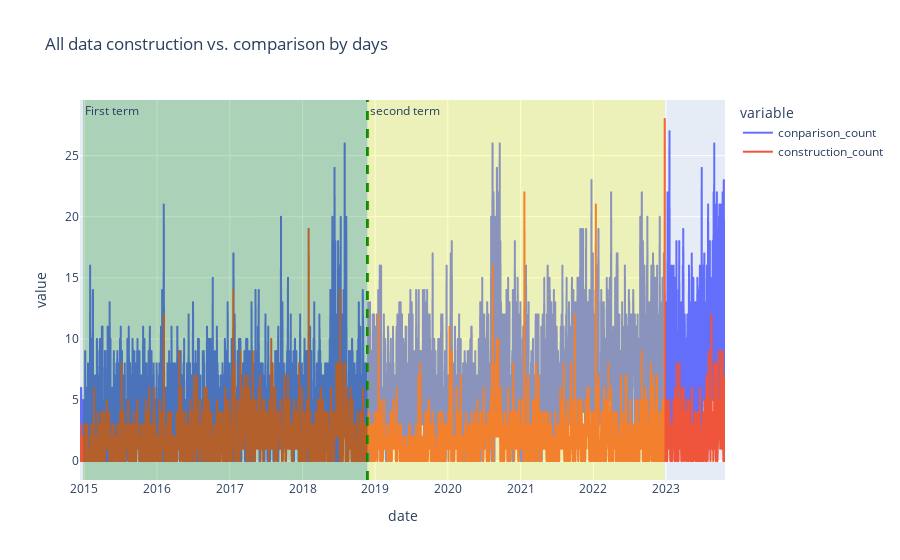

Source (notebook cell):
### Code cell
import plotly.express as px

fig = px.line(daily_frequency, x="date", y=["conparison_count","construction_count"], title='All data construction vs. comparison by days')
fig.add_vline(x="2018-11-24", line_width=3, line_dash="dash", line_color="green")
fig.add_vrect(x0="2014-12-25", x1="2018-11-23", 
              annotation_text="First term", annotation_position="top left",
              fillcolor="green", opacity=0.25, line_width=0)
fig.add_vrect(x0="2018-11-24", x1="2022-12-25", 
              annotation_text="second term", annotation_position="top left",
              fillcolor="yellow", opacity=0.25, line_width=0)
fig.show()

### Figure 1 — Plotly figure (JSON) as saved in the notebook; plotly's stock layout.template omitted (floating-point values rounded to 4 significant figures; data arrays with more than 128 entries replaced by an {"elided": "..."} marker saying what was removed)
{"data": [{"hovertemplate": "variable=conparison_count<br>date=%{x}<br>value=%{y}<extra></extra>", "legendgroup": "conparison_count", "line": {"color": "#636efa", "dash": "solid"}, "marker": {"symbol": "circle"}, "mode": "lines", "name": "conparison_count", "showlegend": true, "type": "scattergl", "x": {"elided": "3232 str values"}, "xaxis": "x", "y": {"elided": "3232 int values"}, "yaxis": "y"}, {"hovertemplate": "variable=construction_count<br>date=%{x}<br>value=%{y}<extra></extra>", "legendgroup": "construction_count", "line": {"color": "#EF553B", "dash": "solid"}, "marker": {"symbol": "circle"}, "mode": "lines", "name": "construction_count", "showlegend": true, "type": "scattergl", "x": {"elided": "3232 str values"}, "xaxis": "x", "y": {"elided": "3232 int values"}, "yaxis": "y"}], "layout": {"annotations": [{"showarrow": false, "text": "First term", "x": "2014-12-25", "xanchor": "left", "xref": "x", "y": 1, "yanchor": "top", "yref": "y domain"}, {"showarrow": false, "text": "second term", "x": "2018-11-24", "xanchor": "left", "xref": "x", "y": 1, "yanchor": "top", "yref": "y domain"}], "legend": {"title": {"text": "variable"}, "tracegroupgap": 0}, "shapes": [{"line": {"color": "green", "dash": "dash", "width": 3}, "type": "line", "x0": "2018-11-24", "x1": "2018-11-24", "xref": "x", "y0": 0, "y1": 1, "yref": "y domain"}, {"fillcolor": "green", "line": {"width": 0}, "opacity": 0.25, "type": "rect", "x0": "2014-12-25", "x1": "2018-11-23", "xref": "x", "y0": 0, "y1": 1, "yref": "y domain"}, {"fillcolor": "yellow", "line": {"width": 0}, "opacity": 0.25, "type": "rect", "x0": "2018-11-24", "x1": "2022-12-25", "xref": "x", "y0": 0, "y1": 1, "yref": "y domain"}], "title": {"text": "All data construction vs. comparison by days"}, "xaxis": {"anchor": "y", "domain": [0, 1], "title": {"text": "date"}}, "yaxis": {"anchor": "x", "domain": [0, 1], "title": {"text": "value"}}}}
